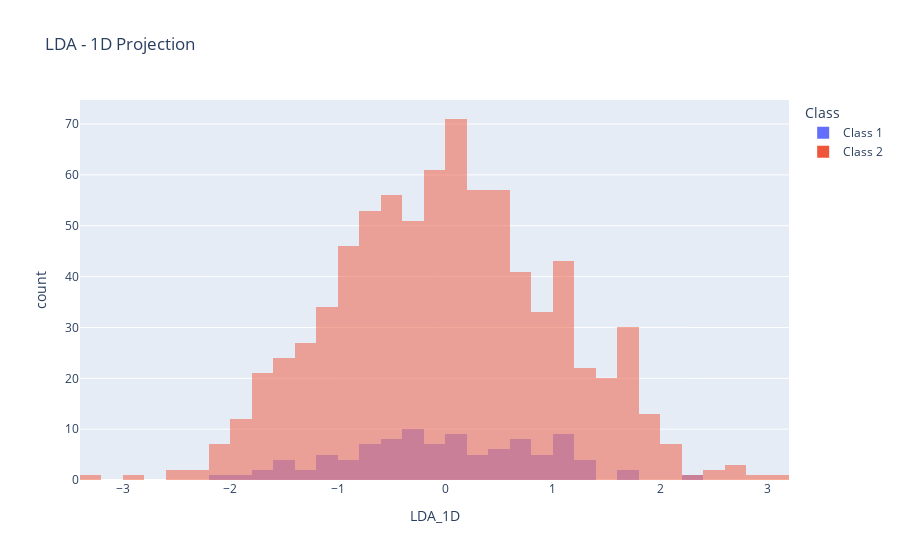

Write notebook code for a chart like this one.
### Code cell
df_proj = pd.DataFrame({
    "LDA_1D": Z,
    "Class": np.where(y==0, "Class 1", "Class 2")
})
fig = px.histogram(
    df_proj, x="LDA_1D", color="Class",
    barmode="overlay", nbins=60,
    title="LDA - 1D Projection",
)
fig.show()

### Figure 1 — Plotly figure (JSON) as saved in the notebook; plotly's stock layout.template omitted (floating-point values rounded to 4 significant figures; data arrays with more than 128 entries replaced by an {"elided": "..."} marker saying what was removed)
{"data": [{"bingroup": "x", "hovertemplate": "Class=Class 1<br>LDA_1D=%{x}<br>count=%{y}<extra></extra>", "legendgroup": "Class 1", "marker": {"color": "#636efa", "opacity": 0.5, "pattern": {"shape": ""}}, "name": "Class 1", "nbinsx": 60, "orientation": "v", "showlegend": true, "type": "histogram", "x": [1.134, 1.639, 2.315, -0.7703, -0.7594, 1.03, -0.3055, 0.7306, -1.26, 0.6231, 1.21, -0.6904, -0.5007, -1.078, 1.203, 0.1866, -0.4334, -1.119, 0.1432, 0.135, 1.069, -1.106, 1.281, 0.6516, -0.525, 0.1019, -0.2842, -0.5914, -1.762, -0.2527, -0.6015, 0.5587, 0.9621, 1.609, -1.294, -0.1224, -0.05948, 0.9268, 1.015, -0.5704, 0.8273, 0.3646, 0.6124, 0.04332, 0.1097, -0.2768, 1.1, -1.492, -0.2674, -0.2421, 0.461, -0.1958, -0.2346, -0.2907, -0.08607, 1.096, -0.5235, -0.6568, 0.9237, -0.4512, 0.3164, -0.8739, 0.577, -1.575, -0.6447, 0.2057, -1.136, -0.362, 1.32, -0.05437, -0.9609, -0.4956, -2.006, 0.08931, 0.4901, -0.2797, 1.102, -1.641, -1.183, -1.512, 1.149, -0.9689, 0.7642, 0.2678, 0.6959, -1.808, 0.7617, 0.4468, 0.5052, 0.8988, -0.1713, -0.9411, -0.08401, 0.05819, 0.166, -1.577, 0.298, 1.077, 0.608, -0.7961], "xaxis": "x", "yaxis": "y"}, {"bingroup": "x", "hovertemplate": "Class=Class 2<br>LDA_1D=%{x}<br>count=%{y}<extra></extra>", "legendgroup": "Class 2", "marker": {"color": "#EF553B", "opacity": 0.5, "pattern": {"shape": ""}}, "name": "Class 2", "nbinsx": 60, "orientation": "v", "showlegend": true, "type": "histogram", "x": {"elided": "800 float values"}, "xaxis": "x", "yaxis": "y"}], "layout": {"barmode": "overlay", "legend": {"title": {"text": "Class"}, "tracegroupgap": 0}, "title": {"text": "LDA - 1D Projection"}, "xaxis": {"anchor": "y", "domain": [0, 1], "title": {"text": "LDA_1D"}}, "yaxis": {"anchor": "x", "domain": [0, 1], "title": {"text": "count"}}}}
